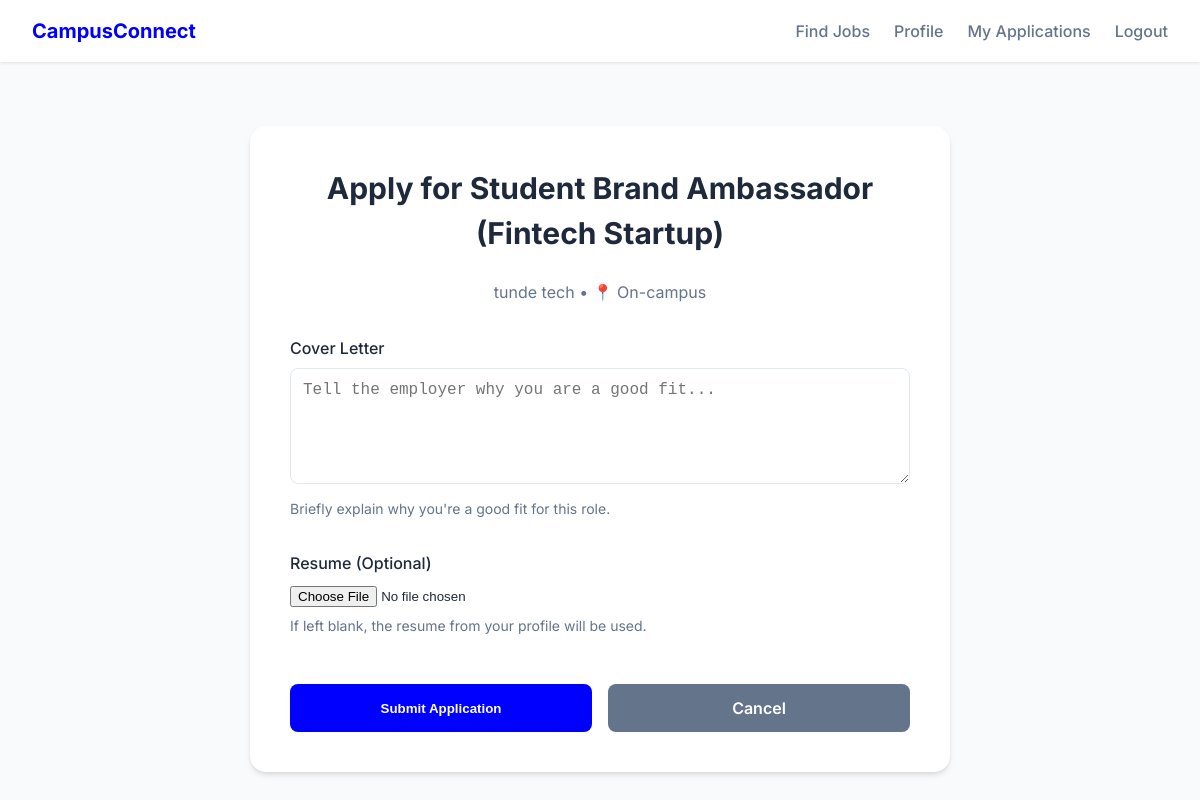
Screenshot of /api/jobs/6/apply/ (signed in) with the database file from the repository.
### jobs/models.py (models this page shows, shortened)
class Job(models.Model):
    LOCATION_CHOICES = (
        ('on-campus', 'On-campus'),
        ('nearby', 'Nearby'),
    )
    JOB_TYPE_CHOICES = (
        ('part-time', 'Part-time'),
        ('internship', 'Internship'),
        ('temporary', 'Temporary'),
    )
    STATUS_CHOICES = (
        ('open', 'Open'),
        ('closed', 'Closed'),
    )
    employer = models.ForeignKey(EmployerProfile, on_delete=models.CASCADE, related_name='jobs')
    title = models.CharField(max_length=255)
    description = models.TextField()
    location = models.CharField(max_length=20, choices=LOCATION_CHOICES)
    job_type = models.CharField(max_length=20, choices=JOB_TYPE_CHOICES)
    required_skills = models.TextField()
    salary = models.DecimalField(max_digits=10, decimal_places=2, blank=True, null=True)
    deadline = models.DateTimeField()
    created_at = models.DateTimeField(auto_now_add=True)
    status = models.CharField(max_length=10, choices=STATUS_CHOICES, default='open')

### accounts/models.py (models this page shows, shortened)
class EmployerProfile(models.Model):
    user = models.OneToOneField(User, on_delete=models.CASCADE, related_name='employer_profile')
    organization_name = models.CharField(max_length=255)
    contact_person = models.CharField(max_length=255)
    phone_number = models.CharField(max_length=20)
    location = models.CharField(max_length=255)
    description = models.TextField()

### jobs/views.py (the view, shortened to what this page needs)
# urls.py: path('<int:pk>/apply/', JobApplyView.as_view(), name='job-apply'),
class JobApplyView(LoginRequiredMixin, StudentRequiredMixin, CreateView):
    model = JobApplication
    form_class = JobApplicationForm
    template_name = 'jobs/job_apply.html'
    success_url = reverse_lazy('student-applications')
    def dispatch(self, request, *args, **kwargs):
        if hasattr(request.user, 'student_profile') and JobApplication.objects.filter(student=request.user.student_profile, job_id=self.kwargs['pk']).exists():
            messages.info(request, "You have already applied for this job.")
            return redirect('job-detail', pk=self.kwargs['pk'])
        return super().dispatch(request, *args, **kwargs)
    def get_context_data(self, **kwargs):
        context = super().get_context_data(**kwargs)
        context['job'] = get_object_or_404(Job, pk=self.kwargs['pk'])
        return context

### jobs/forms.py
class JobApplicationForm(forms.ModelForm):
    class Meta:
        model = JobApplication
        fields = ['cover_letter', 'resume']
        widgets = {
            'cover_letter': forms.Textarea(attrs={'rows': 5, 'placeholder': 'Tell the employer why you are a good fit...'}),
        }

### jobs/views.py (called while the page is built)
    def test_func(self):
        if not (self.request.user.is_authenticated and self.request.user.role == 'student'):
            return False
        return hasattr(self.request.user, 'student_profile')

### jobs/templates/jobs/job_apply.html (shortened to what this page needs)
{% extends 'accounts/base.html' %}
{% block content %}
<div class="auth-card" style="max-width: 700px;">
    <h1>Apply for {{ job.title }}</h1>
    <p style="color: var(--text-muted); text-align: center; margin-bottom: 2rem;">
        {{ job.employer.organization_name }} • 📍 {{ job.location|capfirst }}
    </p>
    <form method="post" enctype="multipart/form-data">
        <div class="profile-item" style="margin-bottom: 2rem;">
            <label for="{{ form.cover_letter.id_for_label }}">Cover Letter</label>
            {{ form.cover_letter }}
            <p style="font-size: 0.875rem; color: var(--text-muted); margin-top: 0.5rem;">
                Briefly explain why you're a good fit for this role.
            </p>
        </div>
        <div class="profile-item" style="margin-bottom: 2rem;">
            <label for="{{ form.resume.id_for_label }}">Resume (Optional)</label>
            {{ form.resume }}
            <p style="font-size: 0.875rem; color: var(--text-muted); margin-top: 0.5rem;">
                If left blank, the resume from your profile will be used.
            </p>
        </div>
        <div style="display: flex; gap: 1rem; margin-top: 3rem;">
            <button type="submit" class="btn">Submit Application</button>
            <a href="{% url 'job-detail' job.pk %}" class="btn" style="background: var(--text-muted);">Cancel</a>
        </div>
    </form>
</div>
{% endblock %}

### accounts/templates/accounts/base.html (style rules this page uses)
:root { --primary: blue; --primary-hover: rgb(0, 145, 255); --bg: #f8fafc; --card-bg: #ffffff; --text-main: #1e293b; --text-muted: #64748b; --border: #e2e8f0; --error: #ef4444; --success: #22c55e; }
* { margin: 0; padding: 0; box-sizing: border-box; }
body { font-family: 'Inter', sans-serif; background-color: var(--bg); color: var(--text-main); line-height: 1.5; }
.auth-card { background: var(--card-bg); padding: 2.5rem; border-radius: 1rem; box-shadow: 0 4px 6px -1px rgba(0, 0, 0, 0.1), 0 2px 4px -1px rgba(0, 0, 0, 0.06); max-width: 450px; margin: 4rem auto; }
h1 { font-size: 1.875rem; font-weight: 700; margin-bottom: 1.5rem; text-align: center; }
form p { margin-bottom: 1rem; }
label { display: block; margin-bottom: 0.5rem; font-weight: 500; color: var(--text-main); }
input[type="text"], input[type="email"], input[type="password"], select, textarea { width: 100%; padding: 0.75rem; border: 1px solid var(--border); border-radius: 0.5rem; font-size: 1rem; transition: border-color 0.2s, ring 0.2s; }
.btn { display: inline-block; width: 100%; padding: 0.75rem 1.5rem; background-color: var(--primary); color: white; border: none; border-radius: 0.5rem; font-weight: 600; cursor: pointer; transition: background-color 0.2s; text-align: center; text-decoration: none; }
.profile-item { margin-bottom: 1rem; }
.profile-item p { font-size: 1.125rem; color: var(--text-main); }

### rows the page displays
Job: title "Student Brand Ambassador (Fintech Startup)", employer.organization_name "tunde tech", location "On-campus"
